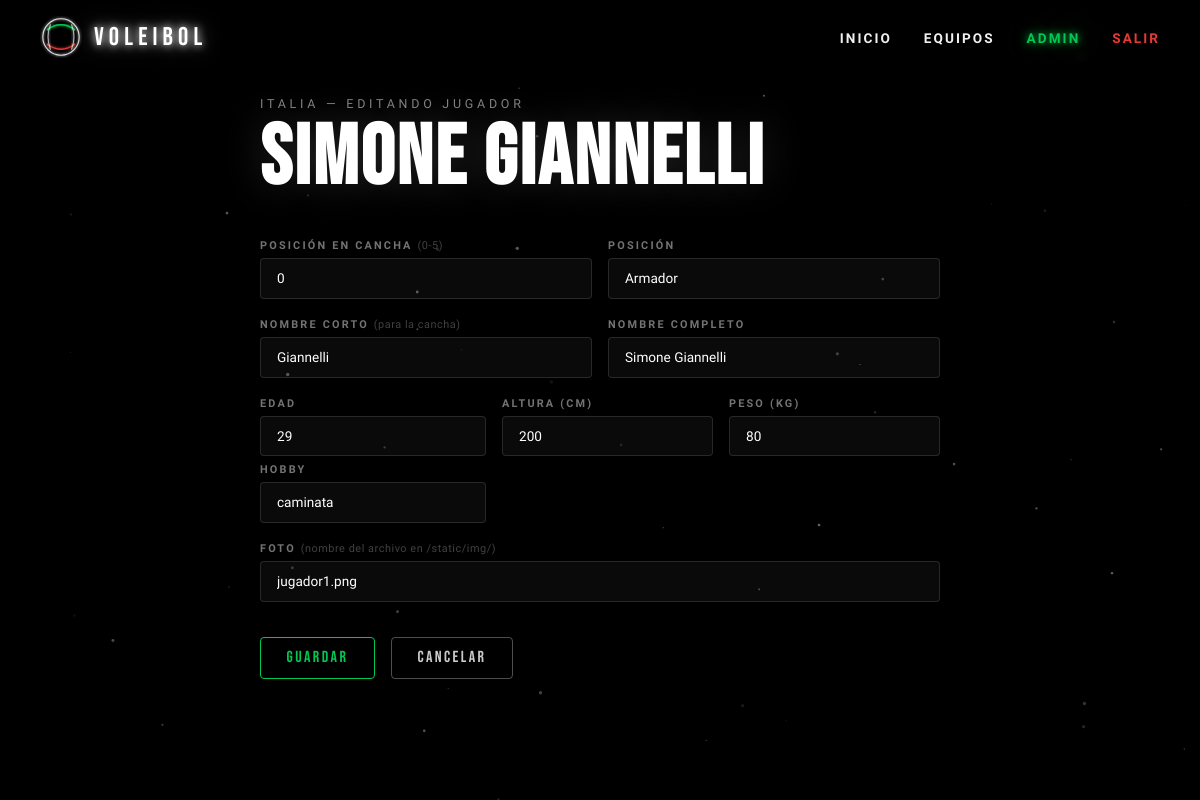
The page /equipos/admin-panel/equipo/1/jugador/1/editar/ (signed in) on the database its author committed.
### equipos/models.py (models this page shows, shortened)
class Equipo(models.Model):
    slug        = models.SlugField(unique=True)          # 'italia', 'polonia', 'brasil'
    nombre      = models.CharField(max_length=100)       # 'ITALIA'
    subtitulo   = models.CharField(max_length=200)
    clase_color = models.CharField(max_length=50)        # 'equipo-italia'
    imagen      = models.CharField(max_length=100)       # 'equipo-italia.png'
    class Meta:
        verbose_name = 'Equipo'
        verbose_name_plural = 'Equipos'

class Jugador(models.Model):
    POSICIONES = [
        ('Armador',           'Armador'),
        ('Receptor/Atacante', 'Receptor/Atacante'),
        ('Central',           'Central'),
        ('Opuesto',           'Opuesto'),
        ('Líbero',            'Líbero'),
    ]
    equipo          = models.ForeignKey(Equipo, on_delete=models.CASCADE, related_name='jugadores')
    orden           = models.PositiveSmallIntegerField(default=0)   # 0-5, posición en cancha
    nombre          = models.CharField(max_length=60)               # apellido corto
    nombre_completo = models.CharField(max_length=120)
    hobby = models.CharField(max_length=120, default='')
    posicion        = models.CharField(max_length=30, choices=POSICIONES)
    edad            = models.PositiveSmallIntegerField()
    altura_cm       = models.PositiveSmallIntegerField()            # solo el número
    peso_kg         = models.PositiveSmallIntegerField()
    foto            = models.CharField(max_length=100)              # 'jugador1.png'
    class Meta:
        ordering = ['equipo', 'orden']
        verbose_name = 'Jugador'
        verbose_name_plural = 'Jugadores'

### equipos/views.py (the view, shortened to what this page needs)
# urls.py: path('admin-panel/equipo/<int:equipo_pk>/jugador/<int:pk>/editar/', views.jugador_form,     name='jugador_editar'),
@login_required
def jugador_form(request, equipo_pk, pk=None):
    equipo  = get_object_or_404(Equipo, pk=equipo_pk)
    jugador = get_object_or_404(Jugador, pk=pk, equipo=equipo) if pk else None
    return render(request, 'equipos/admin/jugador_form.html', {
        'equipo': equipo, 'jugador': jugador,
        'posiciones': Jugador.POSICIONES,
    })

### templates/equipos/admin/jugador_form.html (shortened to what this page needs)
{% extends 'equipos/admin/base_admin.html' %}
{% block contenido %}
<div class="form-wrap">
  <p class="texto-subtitulo">{{ equipo.nombre }} — {% if jugador %}Editando jugador{% else %}Nuevo jugador{% endif %}</p>
  <h1 class="texto-titulo">{% if jugador %}{{ jugador.nombre_completo|upper }}{% else %}AGREGAR <span class="acento-verde">JUGADOR</span>{% endif %}</h1>
  <form method="post" class="admin-form">
    <div class="campo-grid">
      <div class="campo">
        <label>POSICIÓN EN CANCHA <span class="campo-hint">(0-5)</span></label>
        <input type="number" name="orden" min="0" max="5" required value="{{ jugador.orden|default:'0' }}"/>
      </div>
      <div class="campo">
        <label>POSICIÓN</label>
        <select name="posicion" required>
          {% for valor, etiqueta in posiciones %}
          <option value="{{ valor }}" {% if jugador.posicion == valor %}selected{% endif %}>{{ etiqueta }}</option>
          {% endfor %}
        </select>
      </div>
    </div>
    <div class="campo-grid">
      <div class="campo">
        <label>NOMBRE CORTO <span class="campo-hint">(para la cancha)</span></label>
        <input type="text" name="nombre" required placeholder="Giannelli" value="{{ jugador.nombre|default:'' }}"/>
      </div>
      <div class="campo">
        <label>NOMBRE COMPLETO</label>
        <input type="text" name="nombre_completo" required placeholder="Simone Giannelli" value="{{ jugador.nombre_completo|default:'' }}"/>
      </div>
    </div>
    <div class="campo-grid tres">
      <div class="campo">
        <label>EDAD</label>
        <input type="number" name="edad" required min="16" max="50" value="{{ jugador.edad|default:'' }}"/>
      <div class="campo">
        <label>HOBBY</label>
        <input type="text" name="hobby" required placeholder="caminata" value="{{ jugador.hobby|default:'' }}"/>
      </div>
      </div>
      <div class="campo">
        <label>ALTURA (cm)</label>
        <input type="number" name="altura_cm" required min="150" max="230" value="{{ jugador.altura_cm|default:'' }}"/>
      </div>
      <div class="campo">
        <label>PESO (kg)</label>
        <input type="number" name="peso_kg" required min="50" max="150" value="{{ jugador.peso_kg|default:'' }}"/>
      </div>
    </div>
    <div class="campo">
      <label>FOTO <span class="campo-hint">(nombre del archivo en /static/img/)</span></label>
      <input type="text" name="foto" required placeholder="jugador1.png" value="{{ jugador.foto|default:'' }}"/>
    </div>
    <div class="form-botones">
      <button type="submit" class="btn-admin btn-verde">GUARDAR</button>
      <a href="{% url 'admin_panel' %}" class="btn-admin btn-blanco">CANCELAR</a>
    </div>
  </form>
</div>
{% endblock %}

### static/css/estilos.css (style rules this page uses)
:root { --negro: #000000; --negro-suave: #050505; --blanco: #ffffff; --blanco-suave: #F0F0F0; --verde: #00C853; --rojo: #E53935; --rojo-vivo: #FF1744; --fuente-titulo: 'Bebas Neue', sans-serif; --fuente-cuerpo: 'Chakra Petch', sans-serif; --brillo-blanco: 0 0 8px #fff, 0 0 20px rgba(255,255,255,0.6); --brillo-verde: 0 0 8px #00C853, 0 0 25px rgba(0,200,83,0.5); --brillo-rojo: 0 0 8px #E53935, 0 0 25px rgba(229,57,53,0.5); }
*, *::before, *::after { margin: 0; padding: 0; box-sizing: border-box; }
html { scroll-behavior: smooth; }
body { background: var(--negro); color: var(--blanco); font-family: var(--fuente-cuerpo); overflow-x: hidden; }
.texto-subtitulo { font-family: var(--fuente-cuerpo); font-size: 0.78rem; font-weight: 300; letter-spacing: 0.3em; text-transform: uppercase; color: rgba(255,255,255,0.5); margin-bottom: 0.5rem; }
.texto-titulo { font-family: var(--fuente-titulo); font-size: clamp(3.5rem, 7vw, 6.5rem); line-height: 0.95; letter-spacing: 0.03em; color: var(--blanco); text-shadow: 0 0 40px rgba(255,255,255,0.15); margin-bottom: 1.2rem; }

### static/css/admin.css (style rules this page uses)
.admin-body { overflow-x: hidden; overflow-y: auto; }
.btn-admin { display: inline-flex; align-items: center; justify-content: center; font-family: var(--fuente-titulo); letter-spacing: .15em; text-decoration: none; border: 1px solid; border-radius: 4px; cursor: pointer; transition: background .25s, border-color .25s, box-shadow .25s, color .25s; white-space: nowrap; background: transparent; }
.btn-admin:not(.btn-sm):not(.btn-xs) { font-size: 1rem; padding: .65rem 1.6rem; }
.btn-verde { border-color: var(--verde); color: var(--verde); }
.btn-blanco { border-color: rgba(255,255,255,.3); color: rgba(255,255,255,.8); }
.form-wrap { max-width: 680px; margin: 0 auto; }
.form-wrap .texto-titulo { margin-bottom: 2.5rem; }
.admin-form { display: flex; flex-direction: column; gap: 1.2rem; }
.campo { display: flex; flex-direction: column; gap: .4rem; }
.campo label { font-family: var(--fuente-cuerpo); font-size: .68rem; font-weight: 600; letter-spacing: .2em; text-transform: uppercase; color: rgba(255,255,255,.45); }
.campo-hint { font-weight: 300; letter-spacing: .05em; color: rgba(255,255,255,.25); text-transform: none; }
.campo input, .campo select { background: rgba(255,255,255,.04); border: 1px solid rgba(255,255,255,.12); border-radius: 4px; padding: .7rem 1rem; color: #fff; font-family: var(--fuente-cuerpo); font-size: .85rem; transition: border-color .25s, box-shadow .25s; outline: none; -webkit-appearance: none; }
.campo select option { background: #111; }
.campo-grid { display: grid; grid-template-columns: 1fr 1fr; gap: 1rem; }
.campo-grid.tres { grid-template-columns: 1fr 1fr 1fr; }
.form-botones { display: flex; gap: 1rem; margin-top: 1rem; }

### rows shown on the page
Equipo: nombre "ITALIA"
Jugador: nombre_completo "SIMONE GIANNELLI", orden "0", posicion "Armador", nombre "Giannelli", nombre_completo "Simone Giannelli", edad "29", hobby "caminata", altura_cm "200", peso_kg "80", foto "jugador1.png"
